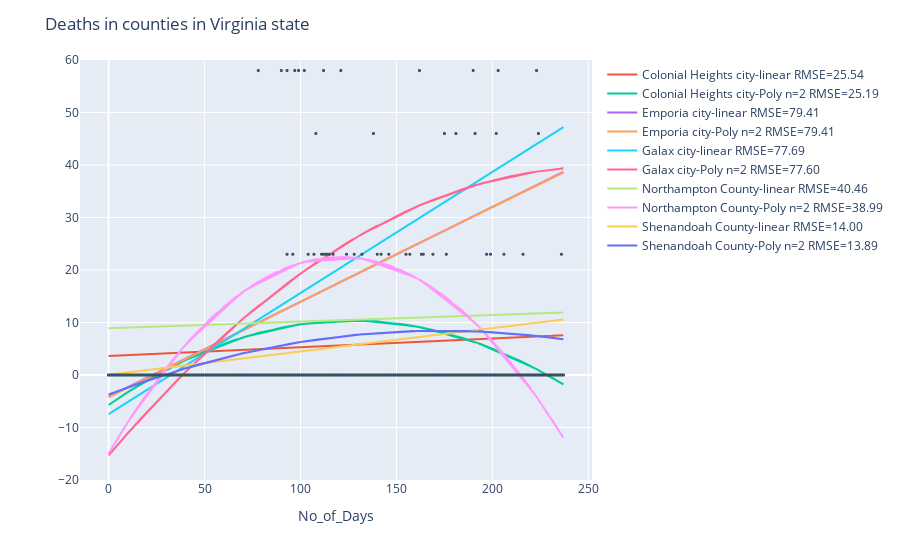

The code cell stored with this chart in its notebook:
### Code cell
fig13.show()

VA_deaths_counties = pio.to_image(fig13,format='png')
Image(VA_deaths_counties)

### Figure 1 — Plotly figure (JSON) as saved in the notebook; plotly's stock layout.template omitted (floating-point values rounded to 4 significant figures; data arrays with more than 128 entries replaced by an {"elided": "..."} marker saying what was removed)
{"data": [{"hovertemplate": "No_of_Days=%{x}<br>deaths_diff_norm=%{y}<extra></extra>", "legendgroup": "", "marker": {"color": "#636efa", "line": {"color": "DarkSlateGrey", "width": 1}, "size": 2, "symbol": "circle"}, "mode": "markers", "name": "", "showlegend": false, "type": "scattergl", "x": {"elided": "1190 int values"}, "xaxis": "x", "y": {"elided": "1190 int values"}, "yaxis": "y"}, {"mode": "lines", "name": "Colonial Heights city-linear RMSE=25.54", "type": "scatter", "x": {"elided": "238 int values"}, "y": {"elided": "238 float values"}}, {"mode": "lines", "name": "Colonial Heights city-Poly n=2 RMSE=25.19", "type": "scatter", "x": {"elided": "238 int values"}, "y": {"elided": "238 float values"}}, {"mode": "lines", "name": "Emporia city-linear RMSE=79.41", "type": "scatter", "x": {"elided": "238 int values"}, "y": {"elided": "238 float values"}}, {"mode": "lines", "name": "Emporia city-Poly n=2 RMSE=79.41", "type": "scatter", "x": {"elided": "238 int values"}, "y": {"elided": "238 float values"}}, {"mode": "lines", "name": "Galax city-linear RMSE=77.69", "type": "scatter", "x": {"elided": "238 int values"}, "y": {"elided": "238 float values"}}, {"mode": "lines", "name": "Galax city-Poly n=2 RMSE=77.60", "type": "scatter", "x": {"elided": "238 int values"}, "y": {"elided": "238 float values"}}, {"mode": "lines", "name": "Northampton County-linear RMSE=40.46", "type": "scatter", "x": {"elided": "238 int values"}, "y": {"elided": "238 float values"}}, {"mode": "lines", "name": "Northampton County-Poly n=2 RMSE=38.99", "type": "scatter", "x": {"elided": "238 int values"}, "y": {"elided": "238 float values"}}, {"mode": "lines", "name": "Shenandoah County-linear RMSE=14.00", "type": "scatter", "x": {"elided": "238 int values"}, "y": {"elided": "238 float values"}}, {"mode": "lines", "name": "Shenandoah County-Poly n=2 RMSE=13.89", "type": "scatter", "x": {"elided": "238 int values"}, "y": {"elided": "238 float values"}}], "layout": {"legend": {"tracegroupgap": 0}, "margin": {"t": 60}, "title": {"text": "Deaths in counties in Virginia state"}, "xaxis": {"anchor": "y", "domain": [0, 1], "title": {"text": "No_of_Days"}}, "yaxis": {"anchor": "x", "autorange": false, "domain": [0, 1], "range": [-20, 60], "title": {"text": ""}}}}
